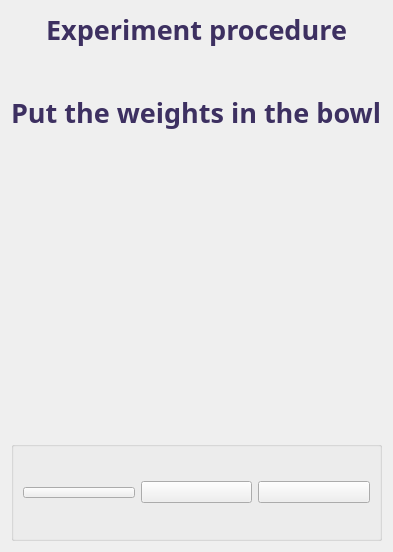
                 <widget class="QWidget" name="page_5">
                  <property name="sizePolicy">
                   <sizepolicy hsizetype="Expanding" vsizetype="Expanding">
                    <horstretch>0</horstretch>
                    <verstretch>0</verstretch>
                   </sizepolicy>
                  </property>
                  <layout class="QGridLayout" name="gridLayout_26">
                   <item row="3" column="0">
                    <spacer name="horizontalSpacer_4">
                     <property name="orientation">
                      <enum>Qt::Horizontal</enum>
                     </property>
                     <property name="sizeHint" stdset="0">
                      <size>
                       <width>40</width>
                       <height>20</height>
                      </size>
                     </property>
                    </spacer>
                   </item>
                   <item row="3" column="2">
                    <widget class="QLabel" name="label_pesi_vaschetta">
                     <property name="minimumSize">
                      <size>
                       <width>200</width>
                       <height>200</height>
                      </size>
                     </property>
                     <property name="maximumSize">
                      <size>
                       <width>200</width>
                       <height>200</height>
                      </size>
                     </property>
                     <property name="text">
                      <string/>
                     </property>
                    </widget>
                   </item>
                   <item row="4" column="2">
                    <spacer name="verticalSpacer_16">
                     <property name="orientation">
                      <enum>Qt::Vertical</enum>
                     </property>
                     <property name="sizeHint" stdset="0">
                      <size>
                       <width>20</width>
                       <height>98</height>
                      </size>
                     </property>
                    </spacer>
                   </item>
                   <item row="2" column="0" colspan="4">
                    <widget class="QLabel" name="label_13">
                     <property name="font">
                      <font>
                       <family>Bradley Hand ITC</family>
                       <pointsize>20</pointsize>
                       <weight>75</weight>
                       <bold>true</bold>
                      </font>
                     </property>
                     <property name="styleSheet">
                      <string notr="true">color: rgb(61, 48, 97);</string>
                     </property>
                     <property name="text">
                      <string>Put the weights in the bowl</string>
                     </property>
                    </widget>
                   </item>
                   <item row="3" column="3">
                    <spacer name="horizontalSpacer_13">
                     <property name="orientation">
                      <enum>Qt::Horizontal</enum>
                     </property>
                     <property name="sizeHint" stdset="0">
                      <size>
                       <width>40</width>
                       <height>20</height>
                      </size>
                     </property>
                    </spacer>
                   </item>
                   <item row="0" column="0" colspan="4">
                    <widget class="QLabel" name="label_27">
                     <property name="font">
                      <font>
                       <family>Bradley Hand ITC</family>
                       <pointsize>20</pointsize>
                       <weight>75</weight>
                       <bold>true</bold>
                      </font>
                     </property>
                     <property name="styleSheet">
                      <string notr="true">color: rgb(61, 48, 97);</string>
                     </property>
                     <property name="text">
                      <string>Experiment procedure</string>
                     </property>
                     <property name="alignment">
                      <set>Qt::AlignCenter</set>
                     </property>
                    </widget>
                   </item>
                   <item row="5" column="0" colspan="4">
                    <widget class="QGroupBox" name="groupBox_18">
                     <property name="minimumSize">
                      <size>
                       <width>0</width>
                       <height>100</height>
                      </size>
                     </property>
                     <property name="title">
                      <string/>
                     </property>
                     <layout class="QHBoxLayout" name="horizontalLayout_7">
                      <item>
                       <widget class="QPushButton" name="pushButton_ricomincia_5">
                        <property name="enabled">
                         <bool>true</bool>
                        </property>
                        <property name="font">
                         <font>
                          <family>Bradley Hand ITC</family>
                          <pointsize>-1</pointsize>
                          <weight>99</weight>
                          <bold>true</bold>
                         </font>
                        </property>
                        <property name="text">
                         <string/>
                        </property>
                        <property name="icon">
                         <iconset resource="didacticoop.qrc">
                          <normaloff>:/icons/ricomincia.png</normaloff>:/icons/ricomincia.png</iconset>
                        </property>
                        <property name="iconSize">
                         <size>
                          <width>80</width>
                          <height>80</height>
                         </size>
                        </property>
                       </widget>
                      </item>
                      <item>
                       <widget class="QPushButton" name="pushButton_back_5">
                        <property name="enabled">
                         <bool>true</bool>
                        </property>
                        <property name="text">
                         <string/>
                        </property>
                        <property name="icon">
                         <iconset resource="didacticoop.qrc">
                          <normaloff>:/icons/back.png</normaloff>:/icons/back.png</iconset>
                        </property>
                        <property name="iconSize">
                         <size>
                          <width>80</width>
                          <height>80</height>
                         </size>
                        </property>
                       </widget>
                      </item>
                      <item>
                       <widget class="QPushButton" name="pushButton_forward_5">
                        <property name="text">
                         <string/>
                        </property>
                        <property name="icon">
                         <iconset resource="didacticoop.qrc">
                          <normaloff>:/icons/forward.png</normaloff>:/icons/forward.png</iconset>
                        </property>
                        <property name="iconSize">
                         <size>
                          <width>80</width>
                          <height>80</height>
                         </size>
                        </property>
                       </widget>
                      </item>
                     </layout>
                    </widget>
                   </item>
                   <item row="1" column="0" colspan="4">
                    <spacer name="verticalSpacer_24">
                     <property name="orientation">
                      <enum>Qt::Vertical</enum>
                     </property>
                     <property name="sizeType">
                      <enum>QSizePolicy::Fixed</enum>
                     </property>
                     <property name="sizeHint" stdset="0">
                      <size>
                       <width>20</width>
                       <height>40</height>
                      </size>
                     </property>
                    </spacer>
                   </item>
                  </layout>
                 </widget>
